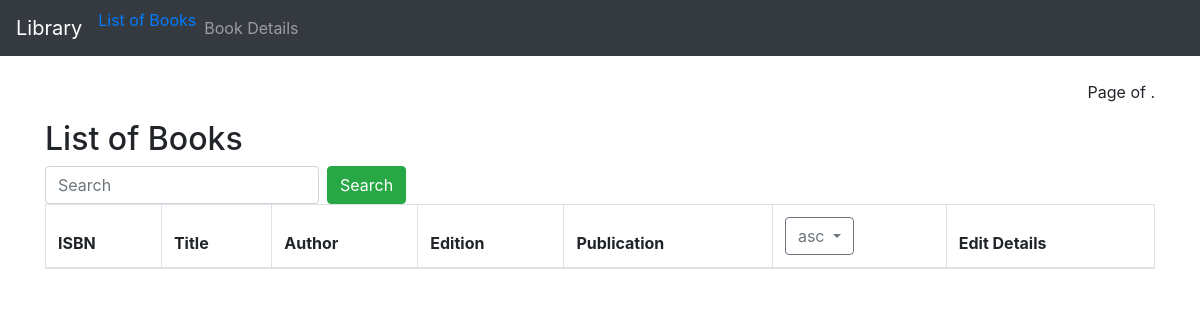
Before: /ascen_order with the older database file.
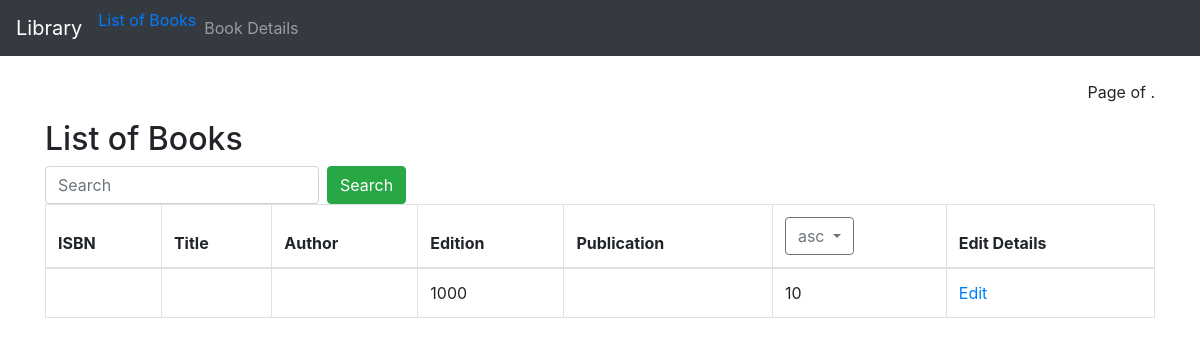
After: the same page with the newer database file.
### mylap/models.py (models this page shows)
class Book(models.Model):
    ISBN=models.CharField(max_length=100)
    title=models.CharField(max_length=100)
    author=models.CharField(max_length=100)
    edition=models.IntegerField(default='1000')
    publication=models.CharField(max_length=100)
    price=models.IntegerField(default=10 )

### mylap/views.py (the view)
# urls.py: path('ascen_order', views.ascen_order, name='edit4'),
def ascen_order(request):
    b=Book.objects.order_by('price')
    return render(request,"mylap/lob.html", {"book_list":b,"sort":"asc"})

### mylap/templates/mylap/lob.html (shortened to what this page needs)
<!DOCTYPE html>
<html lang="en">
<head>
    <link rel="stylesheet" href="https://maxcdn.bootstrapcdn.com/bootstrap/4.5.2/css/bootstrap.min.css">
</head>
<body>
<nav class="navbar navbar-expand-sm bg-dark navbar-dark">
    <a class="navbar-brand" href="#" > Library </a>
    <ul class="navbar-nav">
        <li class="nav-item">
            <a class="Active" href="lob">List of Books</a>
        </li>
        <li class="nav-item">
            <a class="nav-link" href="rform">Book Details</a>
        </li>
    </ul>
</nav>
<br>
<div class="container">
    <ul class="pagination justify-content-end">
        <span class="current">
            Page {{ o.number }} of {{ o.paginator.totalPages }}.
        </span>
        </div>
<div class="container">
    <h2> List of Books</h2>
    <form class="form-inline" action="/search" method="POST">
        <input class="form-control mr-sm-2" type="text" name="search" placeholder="Search">
        <button class="btn btn-success" type="submit">Search</button>
    </form>
        <table class="table table-bordered">
            <thead class="thead">
            <tr>
                <th scope="col"> ISBN </th>
                <th scope="col"> Title </th>
                <th scope="col"> Author </th>
                <th scope="col"> Edition </th>
                <th scope="col"> Publication </th>
                <th>
                    <div class="dropdown">
                        <button class="btn btn-outline-secondary dropdown-toggle" type="button" data-toggle="dropdown" aria-haspopup="true" aria-expanded="false"> {{sort}} </button>
                    </div>
                <th scope="col"> Edit Details </th>
            </tr>
            </thead>
            {% for book in book_list %}
            <tbody>
            <tr>
                <td>{{ book.ISBN }}</td>
                <td>{{ book.title }}</td>
                <td>{{book.author}}</td>
                <td>{{book.edition}}</td>
                <td>{{book.publication}}</td>
                <td>{{book.price}}</td>
                <td> <a href="edit/{{book.id}}"> Edit</a> </td>
            </tr>
            </tbody>
            {% endfor %}
        </table>
</div>
</body>
</html>

Changed rows visible on the page:
added Book: edition "1000", price "10"
